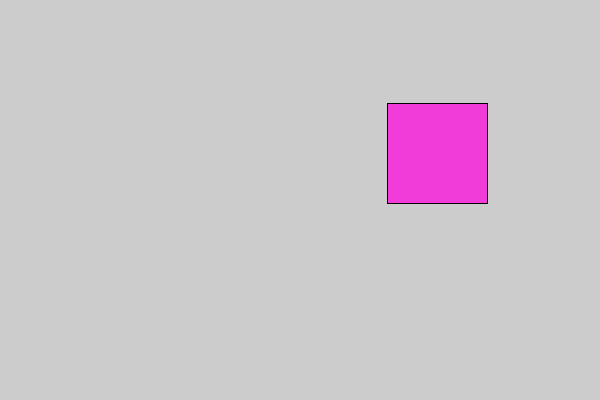
Frame 1 (no input)
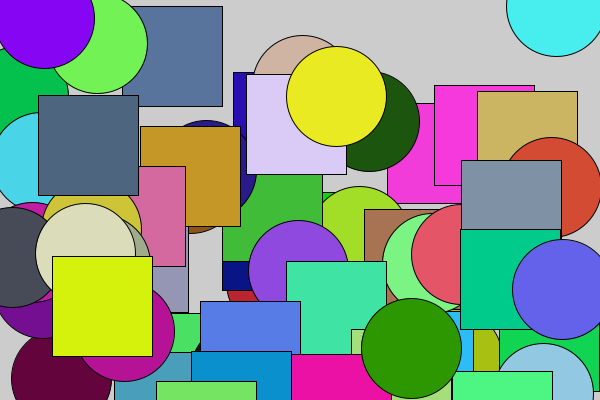
Frame 60 (the mouse pressed at the canvas centre just before this capture)
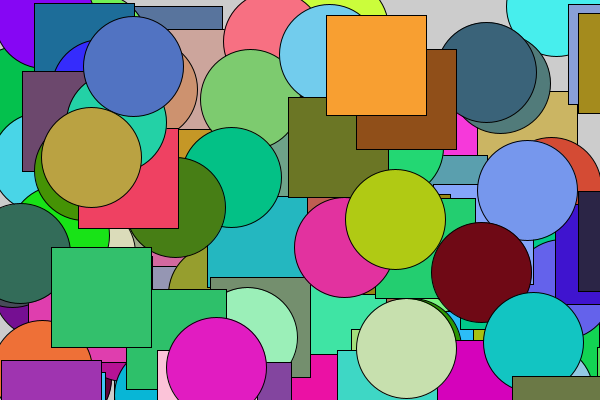
Frame 120 (the mouse held since frame 60 and released just before this capture)

The Processing sketch that drew these frames (run headless with seeded random() and noise(); from frame 60 on, the mouse is pressed at the canvas centre):

// Processing sketch: Opgave_uge_1_klasser
// ── Opgave_uge_1_klasser.pde
// initiering af variablen f
Firkant f;
char drawMode = 'f';

void setup() {
  size (600, 400);
}

void draw() {
  // initiering af objektet f
  f = new Firkant();
  // tegner firkanten på canvas
  switch(drawMode){
    case 'f':
      f.drawFirkant();
      drawMode = 'c';
      break;
    case 'c':
      f.drawCirkel();
      drawMode = 'f';
      break;
  }
}

// ── Firkant.pde
class Firkant {
  // klassens attributter/ tilstand
  char mode;
  float x, y;
  int[] farve = new int[3];

  //konstroktøren
  Firkant() {
    color(0, 0, 0);
    generate();
  }

  // klassens metoder
  
  // find to tilfældige værdier inden for canvas størrelsen
  void generate() {
    this.x = random(600);
    this.y = random(400);
    
    this.farve[0] = int(random(255));
    this.farve[1] = int(random(255));
    this.farve[2] = int(random(255));
    
    fill(farve[0], farve[1], farve[2]);
  }
  
  // tegn firkant på canvas
  void drawFirkant() {
    square(x, y, 100);
  }
  
  void drawCirkel() {
    circle(x, y, 100);
  }
}
